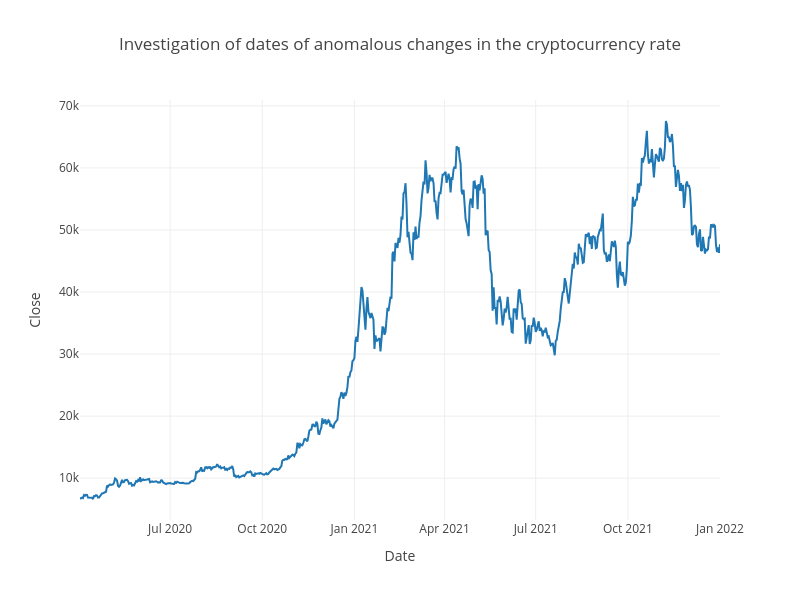

The notebook cell saved with this chart:
### Markdown cell above
#### 4.3.1. Analysis of anomalies for "Close"<a class="anchor" id="4.3.1"></a>

[Back to Table of Contents](#0.1)

### Code cell
# Drawing plot with Plotly
if is_anomalies:
    fig = px.line(df, x="Date", y="Close", 
                  title=f"Investigation of dates of anomalous changes in the cryptocurrency rate", 
                  log_y=False,template='gridon',width=800, height=600)
    fig.show()

### Figure 1 — Plotly figure (JSON) as saved in the notebook; plotly's stock layout.template omitted (floating-point values rounded to 4 significant figures; data arrays with more than 128 entries replaced by an {"elided": "..."} marker saying what was removed)
{"data": [{"hovertemplate": "Date=%{x}<br>Close=%{y}<extra></extra>", "legendgroup": "", "line": {"color": "#1F77B4", "dash": "solid"}, "marker": {"symbol": "circle"}, "mode": "lines", "name": "", "orientation": "v", "showlegend": false, "type": "scatter", "x": {"elided": "640 str values"}, "xaxis": "x", "y": {"elided": "640 float values"}, "yaxis": "y"}], "layout": {"height": 600, "legend": {"tracegroupgap": 0}, "title": {"text": "Investigation of dates of anomalous changes in the cryptocurrency rate"}, "width": 800, "xaxis": {"anchor": "y", "domain": [0.0, 1.0], "title": {"text": "Date"}}, "yaxis": {"anchor": "x", "domain": [0.0, 1.0], "title": {"text": "Close"}}}}
